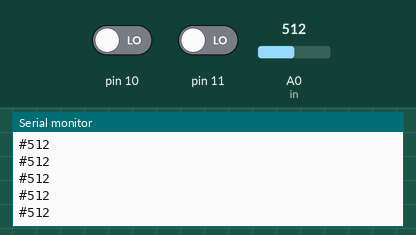
Bench run of a sketch on a simulated Arduino Uno, built with avr-gcc and run on an emulated ATmega328P. Parts: the last lines printed to the serial monitor. The test bench sets the inputs (shaded band); at power-on: pin 10 LOW, A0 (in) = 512, pin 11 LOW.

Above: at 1.2 s.
1.3 s: pin 10 driven HIGH
At 1.37 s:
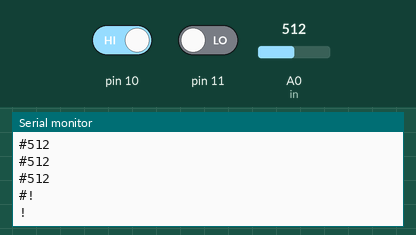
2.8 s: pin 10 driven LOW
At 2.82 s:
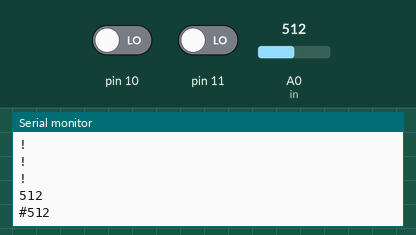
4.3 s: A0 (in) set to 716
At 4.34 s:
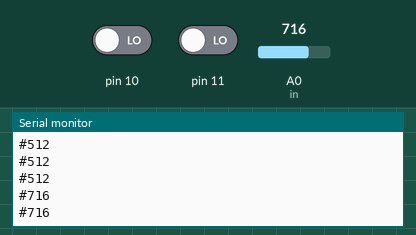
5.8 s: A0 (in) set to 900
At 5.8 s:
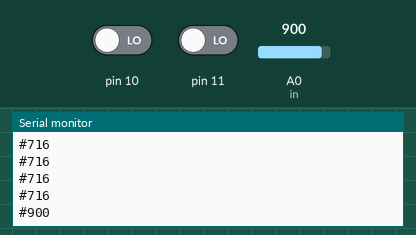
Timing chart, 0 to 8.3 s (numbered marks = the images above; inputs shaded):
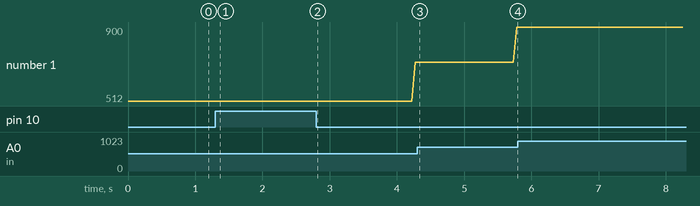

Measured:
- after the input at 1.3 s, the serial monitor: prints a new line after 0.06 s (image 1)
- after the input at 4.3 s, the serial monitor: prints a new line at once (image 3)
- plotted number 1: 512 → 716 after the input at 2.8 s, 716 → 900 after the input at 4.3 s

The sketch:

ecg.ino
```cpp
#include <SoftwareSerial.h>

int in=A0;
void setup() {
Serial.begin(9600);
pinMode(10, INPUT);
pinMode(11, INPUT);
pinMode(in,INPUT);
}
void loop() {

if((digitalRead(10) == 1)||(digitalRead(11) == 1)){
Serial.println('!');
}
else{
Serial.println(analogRead(A0));
Serial.print("#");
}
delay(50);
}
```
